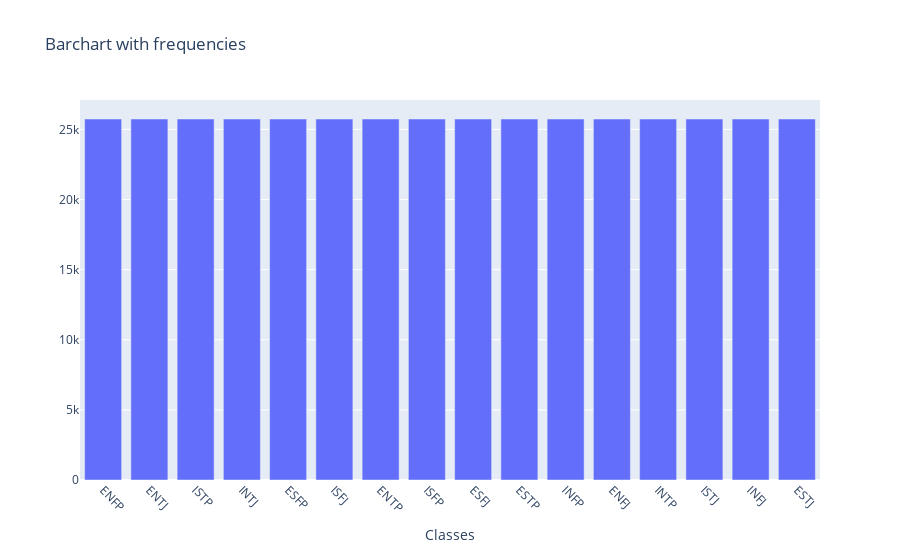

The cell this chart's notebook holds for it:
### Markdown cell above
## Oversampling
The dataset is highly imbalanced and the smallest class has too few data.  
Smote can be used for that case, in order to oversample the training dataset and to balance all classes

### Code cell
from imblearn.over_sampling import SMOTE

oversample = SMOTE()
X_train, y_train = oversample.fit_resample(X_train, y_train)

# plot train frequencies
traindict = {
    'features': X_train.tolist(),
    'class': y_train.tolist()
}
trainpd = pd.DataFrame(traindict)

freqstrain = trainpd['class'].value_counts().tolist()
data_classes = trainpd['class'].value_counts().index.tolist()

plot_data(data_classes, freqstrain)

### Figure 1 — Plotly figure (JSON) as saved in the notebook; plotly's stock layout.template omitted (floating-point values rounded to 4 significant figures)
{"data": [{"type": "bar", "x": ["ENFP", "ENTJ", "ISTP", "INTJ", "ESFP", "ISFJ", "ENTP", "ISFP", "ESFJ", "ESTP", "INFP", "ENFJ", "INTP", "ISTJ", "INFJ", "ESTJ"], "y": [25743, 25743, 25743, 25743, 25743, 25743, 25743, 25743, 25743, 25743, 25743, 25743, 25743, 25743, 25743, 25743]}], "layout": {"title": {"text": "Barchart with frequencies"}, "xaxis": {"tickangle": 45, "title": {"text": "Classes"}}}}
